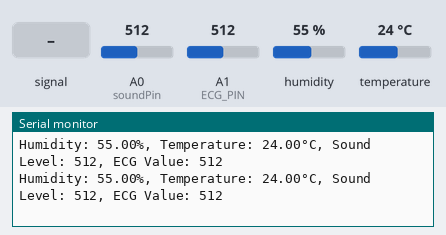
The sketch below on a simulated Arduino Uno, built with avr-gcc and run on an emulated ATmega328P. Parts: the last lines printed to the serial monitor. The test bench sets the inputs (shaded band); at power-on: humidity 55 %, A0 (soundPin) = 512, A1 (ECG_PIN) = 512, temperature 24 °C.

Above: at 2.8 s.
2.9 s: A0 (soundPin) fed a 200 Hz sine of ±81 counts around its level
At 5.1 s:
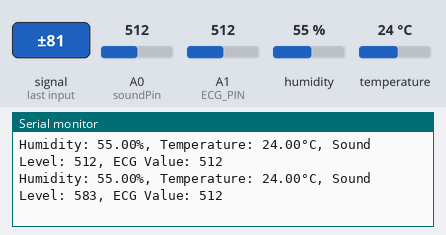
5.6 s: A1 (ECG_PIN) fed a 200 Hz sine of ±81 counts around its level
At 6.7 s:
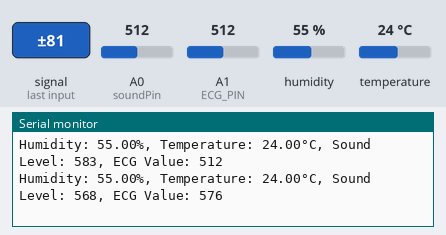
8.3 s: humidity set to 22 %
At 8.3 s:
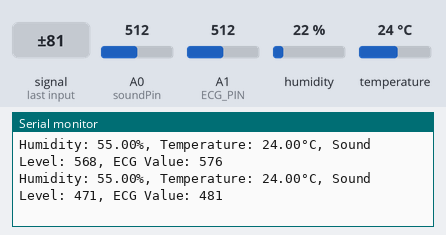
11.0 s: A0 (soundPin) set to 716
At 12.6 s:
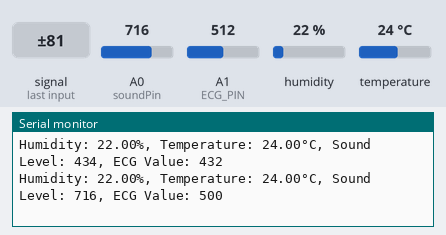
13.7 s: A1 (ECG_PIN) set to 716
At 15.4 s:
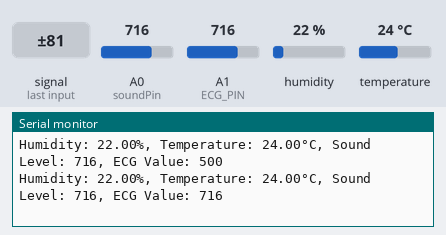
16.4 s: temperature set to 12 °C
At 16.4 s:
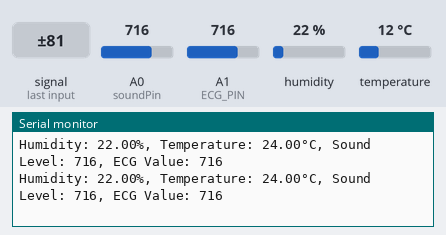
Timing chart, 0 to 19.4 s (numbered marks = the images above; inputs shaded):
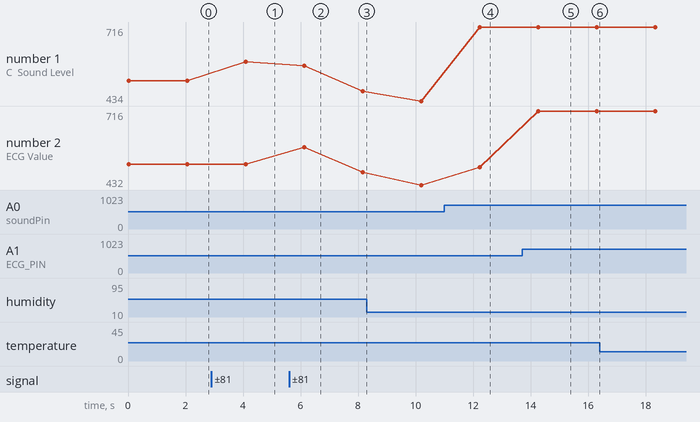

Measured:
- after the input at 2.9 s, the serial monitor: prints a new line after 1.2 s (image 1)
- after the input at 5.6 s, the serial monitor: prints a new line after 0.53 s (image 2)
- after the input at 11.0 s, the serial monitor: prints a new line after 1.2 s (image 4)
- after the input at 13.7 s, the serial monitor: prints a new line after 0.56 s (image 5)
- plotted number 1: 512 → 583 after the input at 2.9 s, 434 → 716 after the input at 11.0 s
- plotted number 2: 512 → 481 after the input at 5.6 s

The sketch:

Code.ino
```cpp
#include <DHT.h>

#define DHTPIN 2       // DHT11 data pin
#define DHTTYPE DHT11  // DHT 11
#define ECG_PIN A1    // Define the pin where the ECG sensor output is connected

DHT dht(DHTPIN, DHTTYPE);
int soundPin = A0;   // LM32 sound sensor output pin

void setup() {
  Serial.begin(9600);  // Initialize serial communication
  dht.begin();         // Initialize DHT sensor
}

void loop() {
  // Read DHT11
  float h = dht.readHumidity();
  float t = dht.readTemperature(); // Celsius

  // Read sound level
  int soundLevel = analogRead(soundPin);

  // Read ECG sensor value
  int ecgValue = analogRead(ECG_PIN);

  // Print values to Serial Monitor
  Serial.print("Humidity: "); Serial.print(h);
  Serial.print("%, Temperature: "); Serial.print(t);
  Serial.print("°C, Sound Level: "); Serial.print(soundLevel);
  Serial.print(", ECG Value: "); Serial.println(ecgValue);

  delay(2000); // Delay before next reading
}
```
